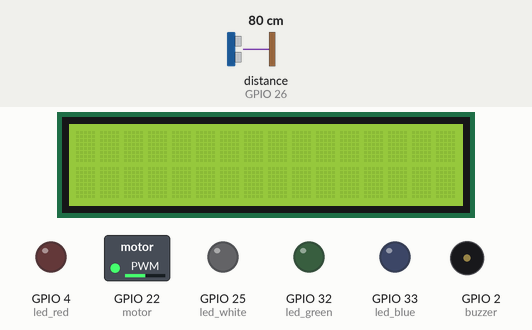
Bench run of a program on a simulated ESP32 board running MicroPython. Parts: 16×2 character LCD, switched loads named in the program (green lamp = pin HIGH), output pins drawn as LEDs (lit = HIGH), buzzer (waves = sounding, pin HIGH). The test bench sets the inputs (shaded band); at power-on: distance to the obstacle (sensor on GPIO 26) 80 cm. The echo pulse lasts 58.3 µs per cm; library files of the repository ran but are not shown: hcsr04.py, lcd_api.py, i2c_lcd.py; pins used as bus, display or sensor lines are not drawn; what the program prints to the serial console is not drawn.

Above: at 1.3 s.
1.4 s: distance to the obstacle (sensor on GPIO 26) set to 42 cm
11.8 s: distance to the obstacle (sensor on GPIO 26) set to 36 cm
At 20.7 s:
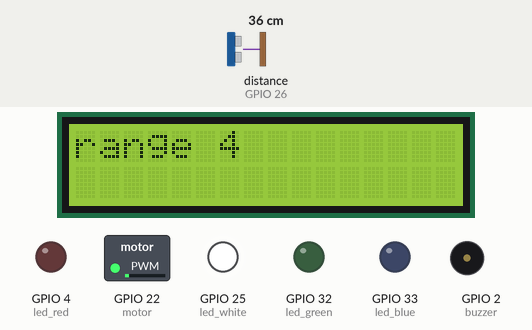
23.1 s: distance to the obstacle (sensor on GPIO 26) set to 28 cm
At 30.7 s:
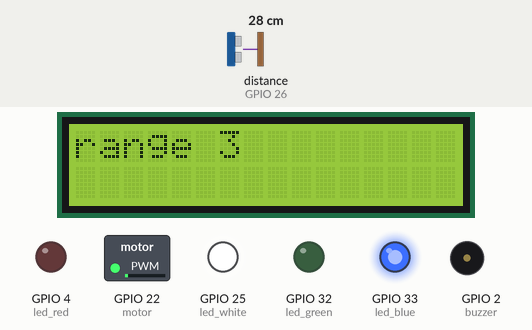
33.2 s: distance to the obstacle (sensor on GPIO 26) set to 21 cm
41.3 s: distance to the obstacle (sensor on GPIO 26) set to 18 cm
At 47.7 s:
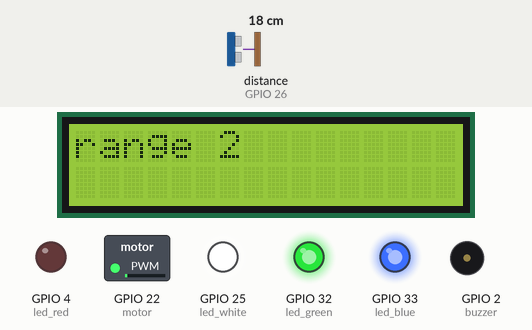
50.4 s: distance to the obstacle (sensor on GPIO 26) set to 2 cm
At 62.7 s:
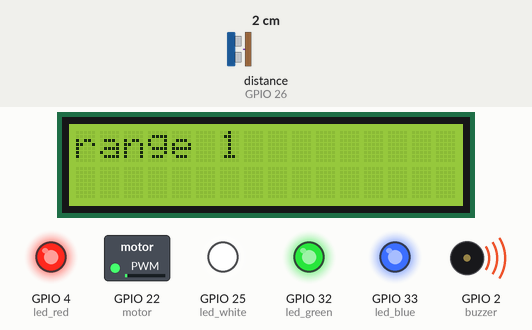
Timing chart, 0 to 64.2 s (numbered marks = the images above; inputs shaded):
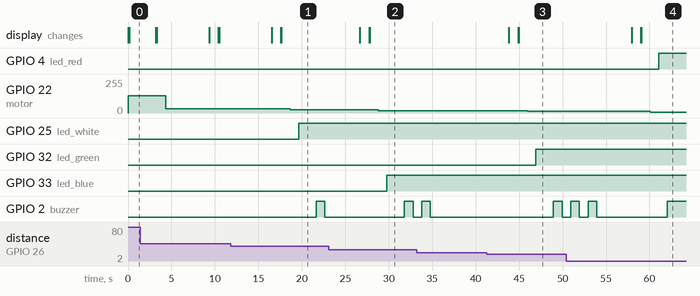

The program:

main.py
```python
from hcsr04 import HCSR04
import time
from machine import Pin, PWM, SoftI2C
from servo import Servo
from lcd_api import LcdApi
from i2c_lcd import I2cLcd

# ESP32
sensor = HCSR04(trigger_pin=27, echo_pin=26, echo_timeout_us=10000)
led_white =Pin(25,Pin.OUT)
led_blue = Pin(33,Pin.OUT)
led_green = Pin(32,Pin.OUT)
led_red = Pin(4,Pin.OUT)
buzzer=Pin(2,Pin.OUT)
which_range=[True,True,True,True]
motor=Servo(pin=22)
I2C_ADDR = 0x27
totalRows = 2
totalColumns = 16

i2c = SoftI2C(scl=Pin(13), sda=Pin(12), freq=10000)     #initializing the I2C method for ESP32
# i2c = I2C(scl=Pin(5), sda=Pin(4), freq=10000)       #initializing the I2C method for ESP8266

lcd = I2cLcd(i2c, I2C_ADDR, totalRows, totalColumns)


def rest_true(pos):
    for i in range(0,4):
        if i==pos:
            which_range[i]=False
        else:
            which_range[i]=True

def buzz_it(rank):
    buzzer.value(0)
    if rank==0:
        buzzer.value(1)
        rest_true(pos=0)

    elif rank==1:
        buzzer.value(0)
        time.sleep(1)
        for i in range(0,3):
            buzzer.value(1)
            time.sleep(1)
            buzzer.value(0)
            time.sleep(1)
            rest_true(pos=1)
    elif rank==2:
        buzzer.value(0)
        time.sleep(1)
        for i in range(0,2):
            buzzer.value(1)
            time.sleep(1)
            buzzer.value(0)
            time.sleep(1)
            rest_true(pos=2)
    elif rank==3:
        buzzer.value(0)
        time.sleep(1)
        for i in range(0,1):
            buzzer.value(1)
            time.sleep(1)
            buzzer.value(0)
            time.sleep(1)
            rest_true(pos=3)

while True:
    distance = sensor.distance_cm()
    print('Distance:', distance, 'cm')
    time.sleep(1)
    if distance<=10 and which_range[0]==True:
        time.sleep(1)
        lcd.clear()
        time.sleep(1)
        lcd.putstr("range 1")
        time.sleep(1)
        motor.move(0)
        time.sleep(1)
        led_white.value(1)
        led_blue.value(1)
        led_green.value(1)
        led_red.value(1)
        time.sleep(1)
        buzz_it(0)
        time.sleep(1)


        #time.sleep(2)
    if distance<=20 and distance>10 and which_range[1]==True:
        time.sleep(1)
        lcd.clear()
        time.sleep(1)
        lcd.putstr("range 2")
        time.sleep(1)
        buzzer.value(0)
        motor.move(45)
        time.sleep(1)
        led_white.value(1)
        led_blue.value(1)
        led_green.value(1)
        led_red.value(0)
        time.sleep(1)
        buzz_it(1)
        time.sleep(1)

        #time.sleep(2)
    if distance<=30 and distance>20 and which_range[2]==True:
        time.sleep(1)
        lcd.clear()
        time.sleep(1)
        lcd.putstr("range 3")
        time.sleep(1)
        buzzer.value(0)
        motor.move(90)
        time.sleep(1)
        led_white.value(1)
        led_blue.value(1)
        led_green.value(0)
        led_red.value(0)
        time.sleep(1)
        buzz_it(2)
        time.sleep(1)


        #time.sleep(2)
    if distance<=40 and distance>30 and which_range[3]==True:
        time.sleep(1)
        lcd.clear()
        time.sleep(1)
        lcd.putstr("range 4")
        time.sleep(1)
        buzzer.value(0)
        motor.move(135)
        time.sleep(1)
        led_white.value(1)
        led_blue.value(0)
        led_green.value(0)
        led_red.value(0)
        time.sleep(1)
        buzz_it(3)
        time.sleep(1)

        #time.sleep(2)
    if distance>40:
        time.sleep(1)
        lcd.clear()
        time.sleep(1)
        lcd.putstr("out of range")
        time.sleep(1)
        motor.move(180)
        time.sleep(1)
        led_white.value(0)
        led_blue.value(0)
        led_green.value(0)
        led_red.value(0)
        for i in range(0,3):
            if which_range[i]==False:
                which_range[i]=True
        time.sleep(1)
        buzz_it(4)
        time.sleep(1)
```

servo.py
```python
from machine import Pin, PWM

class Servo:
    # these defaults work for the standard TowerPro SG90
    __servo_pwm_freq = 50
    __min_u10_duty = 26 - 0 # offset for correction
    __max_u10_duty = 123- 0  # offset for correction
    min_angle = 0
    max_angle = 180
    current_angle = 0.001


    def __init__(self, pin):
        self.__initialise(pin)


    def update_settings(self, servo_pwm_freq, min_u10_duty, max_u10_duty, min_angle, max_angle, pin):
        self.__servo_pwm_freq = servo_pwm_freq
        self.__min_u10_duty = min_u10_duty
        self.__max_u10_duty = max_u10_duty
        self.min_angle = min_angle
        self.max_angle = max_angle
        self.__initialise(pin)


    def move(self, angle):
        # round to 2 decimal places, so we have a chance of reducing unwanted servo adjustments
        angle = round(angle, 2)
        # do we need to move?
        if angle == self.current_angle:
            return
        self.current_angle = angle
        # calculate the new duty cycle and move the motor
        duty_u10 = self.__angle_to_u10_duty(angle)
        self.__motor.duty(duty_u10)

    def __angle_to_u10_duty(self, angle):
        return int((angle - self.min_angle) * self.__angle_conversion_factor) + self.__min_u10_duty


    def __initialise(self, pin):
        self.current_angle = -0.001
        self.__angle_conversion_factor = (self.__max_u10_duty - self.__min_u10_duty) / (self.max_angle - self.min_angle)
        self.__motor = PWM(Pin(pin))
        self.__motor.freq(self.__servo_pwm_freq)
```

Measured:
- the behaviour switches between 40 and 39 cm on distance to the obstacle (sensor on GPIO 26) (found by bisection; images 0 and 1)
- the behaviour switches between 30 and 29 cm on distance to the obstacle (sensor on GPIO 26) (found by bisection; images 1 and 2)
- the behaviour switches between 20 and 19 cm on distance to the obstacle (sensor on GPIO 26) (found by bisection; images 2 and 3)
- after the input at 11.8 s, GPIO 22 (motor): 31/255 → 24/255 after 6.9 s; GPIO 25 (led_white): LOW → HIGH after 7.9 s; GPIO 2 (buzzer): LOW → HIGH after 9.9 s, → LOW 1.0 s later; the display: first differs from a run without the input after 5.8 s (image 1 shows a later state)
- after the input at 23.1 s, GPIO 22 (motor): 24/255 → 18/255 after 5.7 s; GPIO 33 (led_blue): LOW → HIGH after 6.7 s; GPIO 2 (buzzer): LOW → HIGH after 8.7 s, → LOW 1.0 s later; the display: first changes after 3.6 s (image 2 shows a later state)
- after the input at 41.3 s, GPIO 22 (motor): 18/255 → 12/255 after 4.6 s; GPIO 32 (led_green): LOW → HIGH after 5.6 s; GPIO 2 (buzzer): LOW → HIGH after 7.6 s, → LOW 1.0 s later; the display: first changes after 2.5 s (image 3 shows a later state)
- after the input at 50.4 s, GPIO 4 (led_red): LOW → HIGH after 10.7 s; GPIO 22 (motor): 12/255 → 6/255 after 9.7 s; the display: first changes after 7.5 s (image 4 shows a later state)
